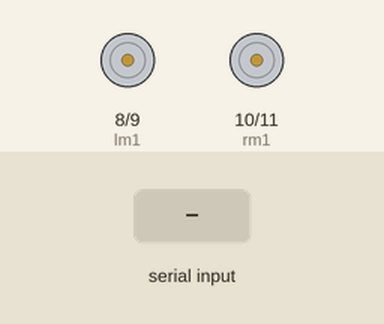
The sketch below on a simulated Arduino Uno, built with avr-gcc and run on an emulated ATmega328P. Parts: motor-driver pin pairs drawn as motors (green arrow = first pin HIGH = forward, orange = second pin HIGH = backward, longer = more drive). The inputs (shaded band) are chosen by the test bench.

Above: at 1.2 s.
1.3 s: "F" received over Serial
At 1.6 s:
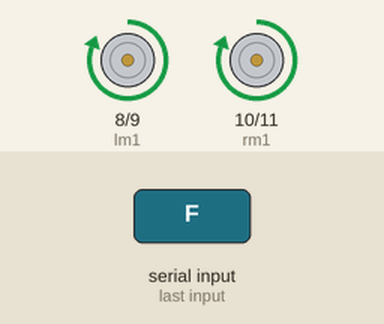
2.8 s: "B" received over Serial
At 3.9 s:
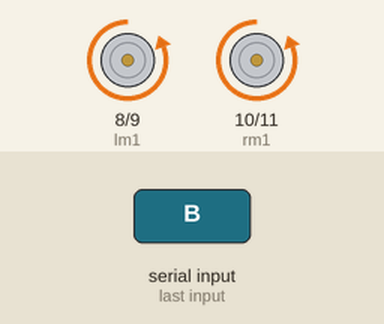
4.3 s: "L" received over Serial
At 5.0 s:
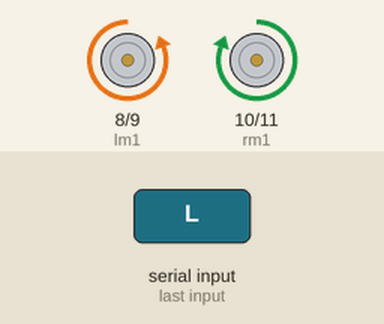
5.8 s: "R" received over Serial
At 6.2 s:
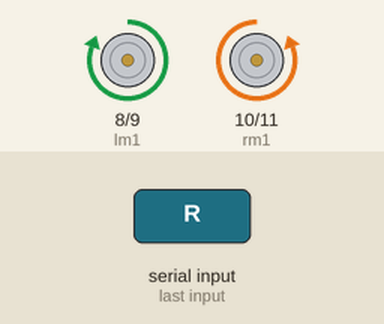
7.3 s: "S" received over Serial
At 8.5 s:
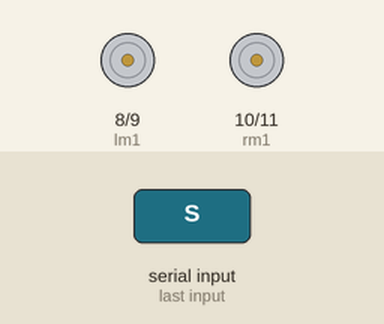
Timing chart, 0 to 9.8 s (numbered marks = the images above; inputs shaded):
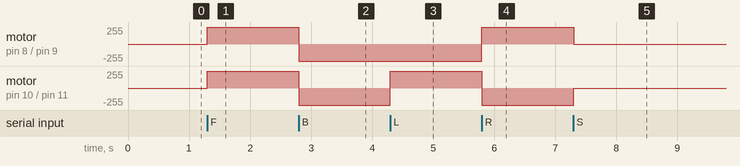

The sketch:

arduino_Code.ino
```cpp
//SMART PHONE CONTROLLING ROBOT
//by Shivam Kushwah
//Code run on Arduino IDLE


//Define the DC Motors with Arduino Pins.
int lm1=8; //left motor output 1
int lm2=9; //left motor output 2
int rm1=10;  //right motor output 1
int rm2=11;  //right motor output 2
char d=0;


void setup()
{
pinMode(lm1,OUTPUT);
pinMode(lm2,OUTPUT);
pinMode(rm1,OUTPUT);
pinMode(rm2,OUTPUT);
Serial.begin(9600);
sTOP();
}


void loop()
{
if(Serial.available()>0)
{
d=Serial.read();
if(d=='F')
{
ForWard();
}
if(d=='B')
{
BackWard();
}
if(d=='L')
{
Left();
}
if(d=='R')
{
Right();
}
if(d=='S')
{
sTOP();
}
}
}
void ForWard()
{
digitalWrite(lm1,HIGH);
digitalWrite(lm2,LOW);
digitalWrite(rm1,HIGH);
digitalWrite(rm2,LOW);
}
void BackWard()
{
digitalWrite(lm1,LOW);
digitalWrite(lm2,HIGH);
digitalWrite(rm1,LOW);
digitalWrite(rm2,HIGH);
}
void Left()
{
digitalWrite(lm1,LOW);
digitalWrite(lm2,HIGH);
digitalWrite(rm1,HIGH);
digitalWrite(rm2,LOW);
}
void Right()
{
digitalWrite(lm1,HIGH);
digitalWrite(lm2,LOW);
digitalWrite(rm1,LOW);
digitalWrite(rm2,HIGH);
}
void sTOP()
{
digitalWrite(lm1,LOW);
digitalWrite(lm2,LOW);
digitalWrite(rm1,LOW);
digitalWrite(rm2,LOW);
}
```

Measured:
- after the input at 1.3 s, motor on pin 8 (lm1) / pin 9 (lm2), motor on pin 10 (rm1) / pin 11 (rm2): stopped → forward 255/255 at once
- after the input at 2.8 s, motor on pin 8 (lm1) / pin 9 (lm2), motor on pin 10 (rm1) / pin 11 (rm2): forward 255/255 → backward 255/255 at once
- after the input at 4.3 s, motor on pin 10 (rm1) / pin 11 (rm2): backward 255/255 → forward 255/255 at once
- after the input at 5.8 s, motor on pin 8 (lm1) / pin 9 (lm2): backward 255/255 → forward 255/255 at once; motor on pin 10 (rm1) / pin 11 (rm2): forward 255/255 → backward 255/255 at once
- after the input at 7.3 s, motor on pin 8 (lm1) / pin 9 (lm2): forward 255/255 → stopped at once; motor on pin 10 (rm1) / pin 11 (rm2): backward 255/255 → stopped at once
